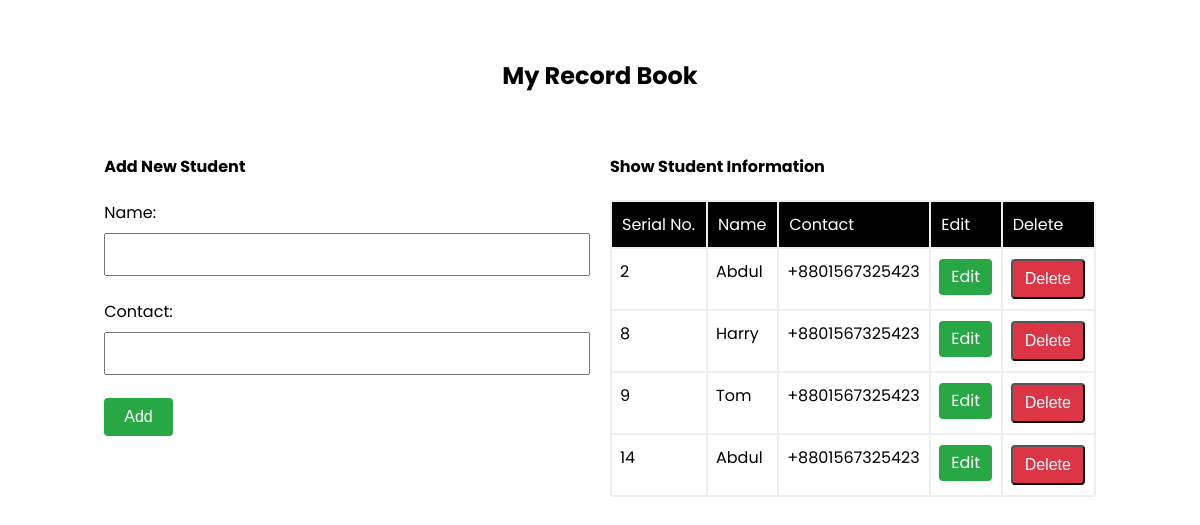
/, run on an earlier commit of the app's database.
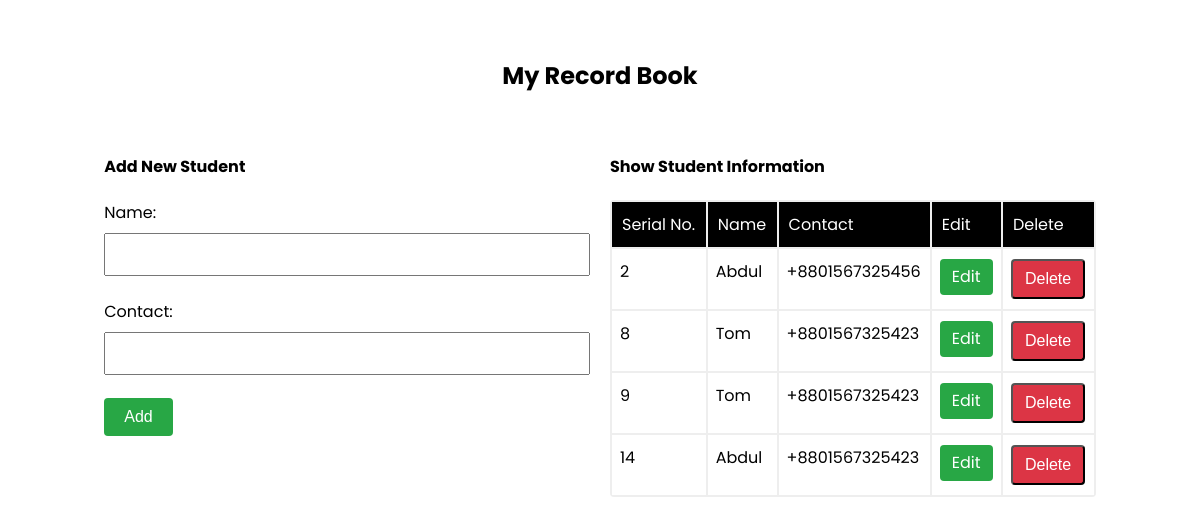
And on a later commit of the database.
### mainapp/models.py (models this page shows)
class User(models.Model):
    name=models.CharField(max_length=70)
    contact=models.CharField(max_length=100,validators=[RegexValidator(r'^(?:\+88|88)?(01[3-9]\d{8})$', message="Phone number is not valid")])

### mainapp/views.py (the view)
# urls.py: path('',views.add_show, name="addandshow"),
def add_show(request):
    if request.method == 'POST':
        fm = StudentRegistration(request.POST)
        if fm.is_valid():
           nm = fm.cleaned_data['name']
           cn= fm.cleaned_data['contact']
           reg=User(name=nm,contact=cn)
           reg.save()
           fm = StudentRegistration()
    else:
        fm = StudentRegistration()
    stud = User.objects.all()
    return render(request, 'enroll/addandshow.html',{'form':fm, 'stu':stud})

### mainapp/forms.py
class StudentRegistration(forms.ModelForm):
    class Meta:
        model=User
        fields=['name','contact']
        widgets={
            'name': forms.TextInput(attrs={'class':'form-control',}),
            'contact': forms.TextInput(attrs={'class':'form-control',})
        }

### mainapp/templates/enroll/addandshow.html (shortened to what this page needs)
{% extends 'enroll/base.html' %}
{% block content %}
    <div class="container-main">
        <h2 class="home-title">My Record Book</h2>
        <div class="row">
            <div class="col-50">
                <h4>Add New Student</h4>
                <form action=""  method="POST">
                    {% for field in form %}
                        <div class="form-input-group">
                            {{field.label_tag}} {{field}}
                        </div>
                    {% endfor %}
                    <input type="submit" class="form-btn btn-success" value="Add">
                </form>
            </div>
            <div class="col-50">
                <h4>Show Student Information</h4>
                    {% if stu %}
                    <div class="div-table">
                        <div class="trow">
                            <div class="th">Serial No.</div>
                            <div class="th">Name</div>
                            <div class="th">Contact</div>
                            <div class="th">Edit</div>
                            <div class="th">Delete</div>
                        </div>
                        {% for st in stu %}
                        <div class="trow">
                            <div class="td">{{st.id}}</div>
                            <div class="td">{{st.name}}</div>
                            <div class="td">{{st.contact}}</div>
                            <div class="td">
                                <a class="btn btn-success link-btn" href="{% url 'updatedata' st.id %}" method="POST">Edit</a>
                            </div>
                            <div class="td">
                                <form action="{% url 'deletedata' st.id %}" method="POST">
                                    <input type="submit" class="btn btn-danger" value="Delete">
                                </form>
                            </div>
                        </div>
                        {% endfor %}
                    </div>
                    {% else %}
                      <h4>No Records</h4>
                    {% endif %}
            </div>
        </div>
    </div>
{% endblock content %}

What changed in the data, as far as the page shows it:
changed User id 2: contact "+8801567325423" → "+8801567325456"
changed User id 8: name "Harry" → "Tom"
